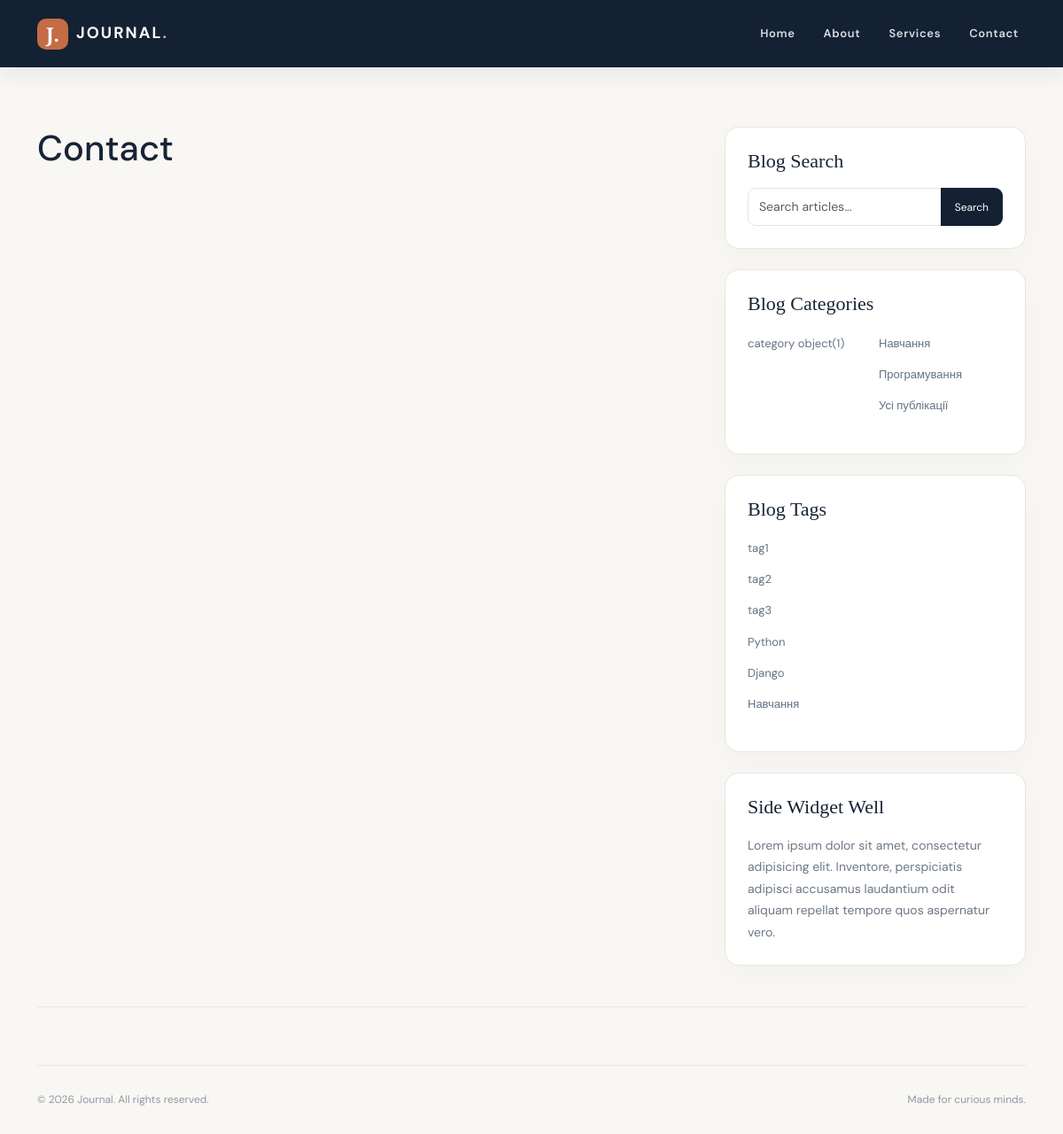
Page /contact/ on the committed database.
### blog/models.py (models this page shows, shortened)
class Category(models.Model):
    name = models.CharField(
        max_length=100,
        verbose_name="Назва",
    )
    slug = models.SlugField(
        max_length=200,
        unique=True,
        blank=True,
        null=True,
        allow_unicode=True,
        verbose_name="Слаг",
    )
    class Meta:
        ordering = ["name"]
        verbose_name = "Категорія"
        verbose_name_plural = "Категорії"

class Tag(models.Model):
    name = models.CharField(
        max_length=30,
        unique=True,
        verbose_name="Назва",
    )
    slug = models.SlugField(
        max_length=100,
        unique=True,
        blank=True,
        null=True,
        allow_unicode=True,
        verbose_name="Слаг",
    )
    class Meta:
        verbose_name = "Тег"
        verbose_name_plural = "Теги"

### blog/views.py (the view)
# urls.py: path('contact/', views.contact, name='contact'),
def contact(request):
    context = {
        'tags': Tag.objects.all(),
    }
    context.update(get_categories())
    return render(request, 'blog/contact.html', context)

### blog/views.py (called while the page is built)
def get_categories():
    categories = list(Category.objects.all())
    middle = len(categories) // 2
    first_half = categories[:middle]
    second_half = categories[middle:]
    return {
        'categories': first_half,
        'categories2': second_half,
    }

### templates/blog/contact.html
{% extends 'base.html' %}
{% block content %}
<h1>Contact</h1>
{% endblock %}

### templates/base.html (shortened to what this page needs)
<!DOCTYPE html>
<html lang="en">
<head>
    {% load static %}
    <link href="https://cdn.jsdelivr.net/npm/bootstrap@5.3.3/dist/css/bootstrap.min.css" rel="stylesheet"/>
    <link href="{% static 'blog/css/site.css' %}?v=full-images-20261103-2" rel="stylesheet"/>
</head>
<body>
{% include 'blog/navbar.html' %}
<div class="container page-container">
    <div class="row g-5">
        <div class="col-lg-8">{% block content %} {% endblock %} </div>
        <div class="col-lg-4">
            <div class="sidebar-card">
                <h4 class="sidebar-heading">Blog Search</h4>
                <div class="input-group">
                    <input aria-label="Search articles" class="form-control" placeholder="Search articles..."
                           type="text"/>
                    <button class="btn btn-search" type="button" onclick="searchPosts()">Search</button>
                </div>
            </div>
            <div class="sidebar-card">
                <h4 class="sidebar-heading">Blog Categories</h4>
                <div class="row g-2">
                    <div class="col-6">
                        <ul class="list-unstyled category-list">
                            {% for category in categories %}
                                <li><a href="{% url 'blog:index' %}?category={{ category.pk }}">{{ category.name }}</a></li>
                            {% empty %}
                                {% if not categories2 %}
                                    <li>Поки що немає категорій</li>
                                {% endif %}
                            {% endfor %}
                        </ul>
                    </div>
                    <div class="col-6">
                        <ul class="list-unstyled category-list">
                            {% for category in categories2 %}
                                <li><a href="{% url 'blog:index' %}?category={{ category.pk }}">{{ category.name }}</a></li>
                            {% endfor %}
                            <li><a href="{% url 'blog:index' %}">Усі публікації</a></li>
                        </ul>
                    </div>
                </div>
            </div>
            <div class="sidebar-card">
                <h4 class="sidebar-heading">Blog Tags</h4>
                <div class="row g-2">
                    <div class="col-12">
                        <ul class="list-unstyled category-list">
                            {% for tag in tags %}
                                <li><a href="{% url 'blog:index' %}?tag={{ tag.slug }}">{{ tag.name }}</a></li>
                            {% empty %}
                                <li>Поки що немає тегів</li>
                            {% endfor %}
                        </ul>
                    </div>
                </div>
            </div>
            <div class="sidebar-card">
                <h4 class="sidebar-heading">Side Widget Well</h4>
                <p>Lorem ipsum dolor sit amet, consectetur adipisicing elit. Inventore, perspiciatis adipisci accusamus
                    laudantium odit aliquam repellat tempore quos aspernatur vero.</p>
            </div>
        </div>
    </div>
    <hr class="soft-divider"/>
    <footer class="site-footer">
        <div class="d-flex flex-wrap justify-content-between gap-2">
            <span>© 2026 Journal. All rights reserved.</span><span>Made for curious minds.</span></div>
    </footer>
</div>
</body>
</html>

### static/blog/css/site.css (style rules this page uses)
:root { --ink:#172436;--muted:#6c7787;--accent:#c46c46;--paper:#f8f7f4;--line:#e9e6df }
* { box-sizing:border-box }
html { scroll-behavior:smooth }
body { background:var(--paper);color:var(--ink);font-family:'DM Sans',Arial,sans-serif;line-height:1.75;font-size:15px;padding-top:88px }
a { color:var(--accent);text-decoration:none;transition:color .2s }
.page-container { padding-top:55px }
.soft-divider { border:0;border-top:1px solid var(--line);opacity:1;margin:23px 0 }
.sidebar-card { background:#fff;border:1px solid var(--line);border-radius:16px;padding:25px;margin-bottom:23px;box-shadow:0 10px 35px #1c273307 }
.sidebar-heading { font-family:'Playfair Display',serif;font-size:22px;margin-bottom:17px }
.form-control { border:1px solid #e3e5e8;border-radius:9px;min-height:43px;font-size:14px }
.btn-search { background:#142132;color:#fff;border-radius:9px;font-size:12px;padding:0 15px }
.category-list li { margin-bottom:9px }
.category-list a { color:#647185;font-size:13px }
.sidebar-card p { color:#6d7886;font-size:14px;margin:0 }
.site-footer { margin:65px 0 35px;border-top:1px solid var(--line);padding-top:28px;color:#9299a3;font-size:12px }

### rows in the picture
Category: name "category object(1)"
Category: name "Навчання"
Category: name "Програмування"
Tag: name "tag1"
Tag: name "tag2"
Tag: name "tag3"
Tag: name "Python"
Tag: name "Django"
Tag: name "Навчання"
